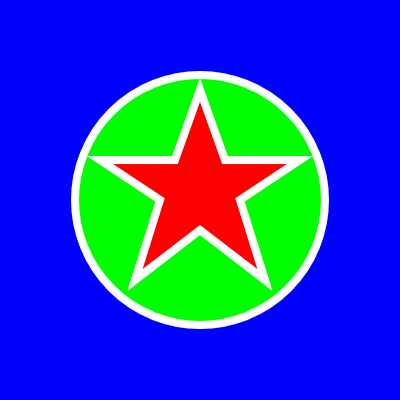
Frame 1 (no input)
Frame 60 (no input): identical to frame 1, image omitted
Frame 120 (the mouse pressed at the canvas centre since frame 60): identical to frame 1, image omitted

The p5.js sketch that drew this single still picture (run headless with seeded random() and noise() and a simulated clock; from frame 60 on, the mouse is pressed at the canvas centre):

// p5.js sketch
// ── sketch.js
function setup() {
  createCanvas(400, 400);
}

function draw() {
  
  background(0, 0, 255);
  stroke(255);
  strokeWeight(8);
  fill(0, 255, 0);
  circle(200, 200, 250);
  fill(255, 0, 0);
  beginShape();
  vertex(200, 90);
  vertex(225, 160);
  vertex(300, 160);
  vertex(240, 200);
  vertex(265, 280);
  vertex(200, 230);
  vertex(135, 280);
  vertex(160, 200);
  vertex(100, 160);
  vertex(175, 160);
  endShape(CLOSE)
}
